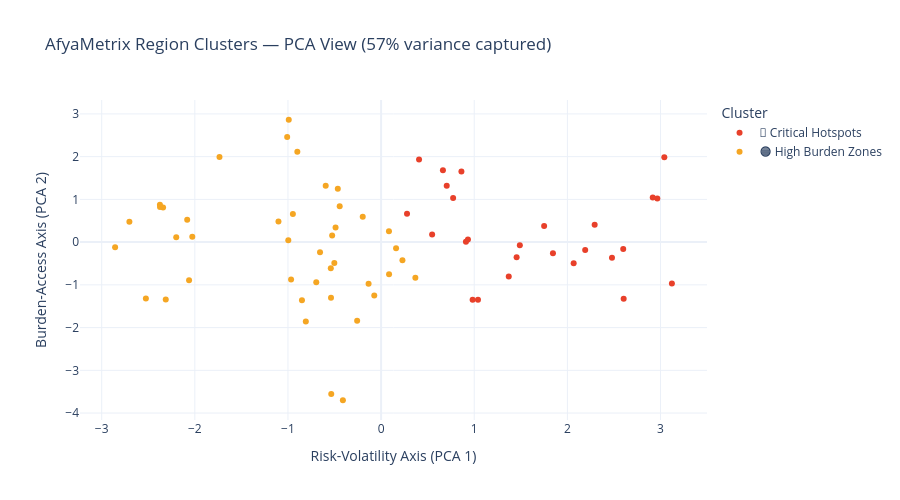
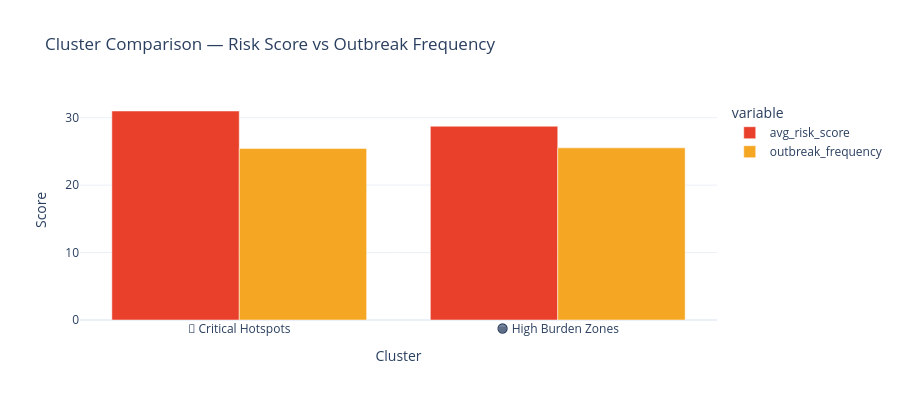

The notebook cell these images were saved under, in order:
### Code cell
# ========================================
# VISUALIZE CLUSTERS
# ========================================

# Use PCA to reduce 8 dimensions to 2 for visualization
# PCA finds the 2 directions of maximum variance in your data
# so we can plot it on a 2D chart without losing too much information

pca = PCA(n_components=2, random_state=42)
X_pca = pca.fit_transform(X_scaled)

# How much variance does our 2D view capture?
variance_explained = pca.explained_variance_ratio_.sum() * 100
print(f"PCA captures {variance_explained:.1f}% of total variance")

# Add PCA coordinates to profiles
region_profiles['pca_x'] = X_pca[:, 0]
region_profiles['pca_y'] = X_pca[:, 1]

# Chart 1: Cluster scatter plot
fig1 = px.scatter(
    region_profiles,
    x='pca_x',
    y='pca_y',
    color='cluster_label',
    hover_data=['country', 'region', 'avg_risk_score', 
                'outbreak_frequency', 'cases_per_100k'],
    title=f'AfyaMetrix Region Clusters — PCA View ({variance_explained:.0f}% variance captured)',
    labels={
        'pca_x': 'Risk-Volatility Axis (PCA 1)',
        'pca_y': 'Burden-Access Axis (PCA 2)',
        'cluster_label': 'Cluster'
    },
    color_discrete_map={
        '🔴 Critical Hotspots':    '#E8402A',
        '🟠 High Burden Zones':    '#F5A623',
        '🟡 Emerging Risk Areas':  '#FFD700',
        '🟢 Stable Regions':       '#2E7D52',
        '🔵 Low Surveillance Zones': '#4A90D9',
    },
    template='plotly_white',
    height=500
)
fig1.show()

# Chart 2: Cluster comparison radar/bar
fig2 = px.bar(
    region_profiles.groupby('cluster_label').agg(
        avg_risk_score    = ('avg_risk_score', 'mean'),
        outbreak_frequency= ('outbreak_frequency', 'mean'),
        cases_per_100k    = ('cases_per_100k', 'mean'),
    ).reset_index(),
    x='cluster_label',
    y=['avg_risk_score', 'outbreak_frequency'],
    barmode='group',
    title='Cluster Comparison — Risk Score vs Outbreak Frequency',
    labels={'value': 'Score', 'cluster_label': 'Cluster'},
    color_discrete_sequence=['#E8402A', '#F5A623'],
    template='plotly_white',
    height=400
)
fig2.show()

# Chart 3: Which regions are in each cluster?
print("\n📍 Regions by Cluster:")
for label in region_profiles['cluster_label'].unique():
    regions = region_profiles[region_profiles['cluster_label'] == label]
    region_list = [f"{r['country']}-{r['region']}" 
                   for _, r in regions.iterrows()]
    print(f"\n{label}:")
    print("  " + ", ".join(region_list))

### Figure 1 — Plotly figure (JSON) as saved in the notebook; plotly's stock layout.template omitted (floating-point values rounded to 4 significant figures; data arrays with more than 128 entries replaced by an {"elided": "..."} marker saying what was removed)
{"data": [{"customdata": {"elided": "26x5 mixed values"}, "hovertemplate": "Cluster=🔴 Critical Hotspots<br>Risk-Volatility Axis (PCA 1)=%{x}<br>Burden-Access Axis (PCA 2)=%{y}<br>country=%{customdata[0]}<br>region=%{customdata[1]}<br>avg_risk_score=%{customdata[2]}<br>outbreak_frequency=%{customdata[3]}<br>cases_per_100k=%{customdata[4]}<extra></extra>", "legendgroup": "🔴 Critical Hotspots", "marker": {"color": "#E8402A", "symbol": "circle"}, "mode": "markers", "name": "🔴 Critical Hotspots", "orientation": "v", "showlegend": true, "type": "scatter", "x": [2.604, 3.041, 2.966, 2.479, 2.6, 2.917, 3.122, 1.04, 0.4073, 0.7733, 1.371, 1.455, 0.9106, 0.2783, 0.7045, 0.548, 0.9323, 0.9826, 0.8623, 0.6637, 1.751, 1.845, 1.49, 2.191, 2.293, 2.067], "xaxis": "x", "y": [-1.325, 1.984, 1.023, -0.3639, -0.1628, 1.047, -0.97, -1.351, 1.933, 1.035, -0.8018, -0.3554, 0.007521, 0.6621, 1.318, 0.1772, 0.06004, -1.346, 1.655, 1.684, 0.3776, -0.2605, -0.07223, -0.1823, 0.4087, -0.4968], "yaxis": "y"}, {"customdata": {"elided": "42x5 mixed values"}, "hovertemplate": "Cluster=🟠 High Burden Zones<br>Risk-Volatility Axis (PCA 1)=%{x}<br>Burden-Access Axis (PCA 2)=%{y}<br>country=%{customdata[0]}<br>region=%{customdata[1]}<br>avg_risk_score=%{customdata[2]}<br>outbreak_frequency=%{customdata[3]}<br>cases_per_100k=%{customdata[4]}<extra></extra>", "legendgroup": "🟠 High Burden Zones", "marker": {"color": "#F5A623", "symbol": "circle"}, "mode": "markers", "name": "🟠 High Burden Zones", "orientation": "v", "showlegend": true, "type": "scatter", "x": [-2.856, -2.312, -2.027, -2.341, -2.062, -2.375, -2.374, -1.735, -0.9966, -0.5353, -2.2, -2.526, -2.703, -2.082, -0.8498, 0.3678, 0.229, -0.6962, -0.9665, -0.5257, -0.465, -0.1973, -0.5402, -0.5947, -0.5022, -0.2572, -0.6558, -0.8086, -0.9915, 0.1606, -0.538, -1.009, 0.08544, -1.102, -0.07329, -0.8994, -0.4103, -0.4446, 0.08434, -0.9471, -0.4888, -0.1344], "xaxis": "x", "y": [-0.1195, -1.34, 0.1274, 0.812, -0.8931, 0.8732, 0.8233, 1.993, 0.04555, -3.554, 0.115, -1.317, 0.4782, 0.5208, -1.358, -0.8325, -0.425, -0.9421, -0.8728, 0.1551, 1.248, 0.5952, -0.6128, 1.321, -0.4866, -1.838, -0.237, -1.856, 2.863, -0.1428, -1.3, 2.457, -0.753, 0.4826, -1.247, 2.112, -3.7, 0.8373, 0.2563, 0.6591, 0.3434, -0.973], "yaxis": "y"}], "layout": {"height": 500, "legend": {"title": {"text": "Cluster"}, "tracegroupgap": 0}, "title": {"text": "AfyaMetrix Region Clusters — PCA View (57% variance captured)"}, "xaxis": {"anchor": "y", "domain": [0, 1], "title": {"text": "Risk-Volatility Axis (PCA 1)"}}, "yaxis": {"anchor": "x", "domain": [0, 1], "title": {"text": "Burden-Access Axis (PCA 2)"}}}}

### Figure 2 — Plotly figure (JSON) as saved in the notebook; plotly's stock layout.template omitted (floating-point values rounded to 4 significant figures)
{"data": [{"alignmentgroup": "True", "hovertemplate": "variable=avg_risk_score<br>Cluster=%{x}<br>Score=%{y}<extra></extra>", "legendgroup": "avg_risk_score", "marker": {"color": "#E8402A", "pattern": {"shape": ""}}, "name": "avg_risk_score", "offsetgroup": "avg_risk_score", "orientation": "v", "showlegend": true, "textposition": "auto", "type": "bar", "x": ["🔴 Critical Hotspots", "🟠 High Burden Zones"], "xaxis": "x", "y": [30.99, 28.74], "yaxis": "y"}, {"alignmentgroup": "True", "hovertemplate": "variable=outbreak_frequency<br>Cluster=%{x}<br>Score=%{y}<extra></extra>", "legendgroup": "outbreak_frequency", "marker": {"color": "#F5A623", "pattern": {"shape": ""}}, "name": "outbreak_frequency", "offsetgroup": "outbreak_frequency", "orientation": "v", "showlegend": true, "textposition": "auto", "type": "bar", "x": ["🔴 Critical Hotspots", "🟠 High Burden Zones"], "xaxis": "x", "y": [25.44, 25.53], "yaxis": "y"}], "layout": {"barmode": "group", "height": 400, "legend": {"title": {"text": "variable"}, "tracegroupgap": 0}, "title": {"text": "Cluster Comparison — Risk Score vs Outbreak Frequency"}, "xaxis": {"anchor": "y", "domain": [0, 1], "title": {"text": "Cluster"}}, "yaxis": {"anchor": "x", "domain": [0, 1], "title": {"text": "Score"}}}}
